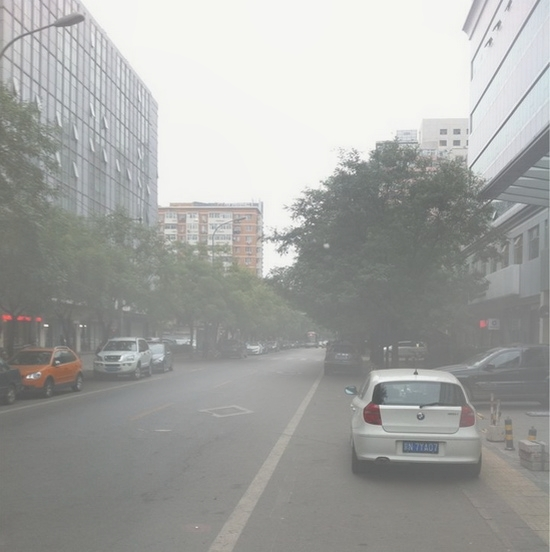
#> input picture datareal/hazy/0052.jpg, 550 x 552 px, given in place of trainin.jpg, which was not available
$ python colorattenuation.py   (older library calls are emulated)
#> lines starting #> are read from the running program, lines starting #| are printed output that depends on the picture; long printed decimals are rounded; pictures that were not available may be replaced by others from this repository, and a replacement may not be noted
import cv2
import argparse
import numpy as np
import time
from skimage.metrics import structural_similarity as ssim
from scipy import signal as sig
from scipy.ndimage import minimum_filter, median_filter
import os

class ColorAttenuationPrior:
    def __init__(self, r_local_color=21, r_guided_color=7, gamma_value=1.0, beta=1.0):
        self.gamma_value = gamma_value
        self.r = r_local_color
        self.r_guided = r_guided_color
        self.beta = beta

    def guide(self, im, p, eps):
        mean_I = cv2.boxFilter(im, cv2.CV_64F, (self.r_guided, self.r_guided))
        mean_p = cv2.boxFilter(p, cv2.CV_64F, (self.r_guided, self.r_guided))
        mean_Ip = cv2.boxFilter(im * p, cv2.CV_64F, (self.r_guided, self.r_guided))
        cov_Ip = mean_Ip - mean_I * mean_p

        mean_II = cv2.boxFilter(im * im, cv2.CV_64F, (self.r_guided, self.r_guided))
        var_I = mean_II - mean_I * mean_I

        a = cov_Ip / (var_I + eps)
        b = mean_p - a * mean_I

        mean_a = cv2.boxFilter(a, cv2.CV_64F, (self.r_guided, self.r_guided))
        mean_b = cv2.boxFilter(b, cv2.CV_64F, (self.r_guided, self.r_guided))

        q = mean_a * im + mean_b
        return q

    def localmin(self, D):
        R = self.r
        # Calculate the local minimum using scipy's minimum_filter
        LM = minimum_filter(D, size=(R, R))
        return LM


    # def hybrid_medfilt(self, image, window_size=5):
    #     # Square mask
    #     square = np.ones((window_size, window_size), dtype=bool)
    #
    #     # Cross mask
    #     cross = np.zeros((window_size, window_size), dtype=bool)
    #     cross[(window_size - 1) // 2, :] = True
    #     cross[:, (window_size - 1) // 2] = True
    #
    #     # Diag mask
    #     diag = np.zeros((window_size, window_size), dtype=bool)
    #     diag[np.arange(window_size), np.arange(window_size)] = True
    #     diag[np.arange(window_size), np.flip(np.arange(window_size))] = True
    #     if image.ndim == 2:
    #         h, w = image.shape
    #         hm = np.zeros((h, w), dtype=image.dtype)
    #         # print(f"H W C: {h}, {w}")
    #
    #         # Filtering
    #         hm1 = median_filter(image[:, :], size=(window_size, window_size), mode='reflect', footprint=square)
    #         hm2 = median_filter(image[:, :], size=(window_size, window_size), mode='reflect', footprint=cross)
    #         hm3 = median_filter(image[:, :], size=(window_size, window_size), mode='reflect', footprint=diag)
    #         temp = np.sort(np.dstack((hm1, hm2, hm3)), axis=-1)
    #         hm[:, :] = temp[:, :, 1]
    #
    #         return hm
    #     else:
    #         h, w, c = image.shape
    #         hm = np.zeros((h, w, c), dtype=image.dtype)
    #         # print(f"H W C: {h}, {w}")
    #
    #         # Filtering
    #         for index in range(c):
    #             hm1 = median_filter(image[:, :, index], size=(window_size, window_size), mode='reflect',
    #                                 footprint=square)
    #             hm2 = median_filter(image[:, :, index], size=(window_size, window_size), mode='reflect',
    #                                 footprint=cross)
    #             hm3 = median_filter(image[:, :, index], size=(window_size, window_size), mode='reflect', footprint=diag)
    #             temp = np.sort(np.dstack((hm1, hm2, hm3)), axis=-1)
    #             hm[:, :, index] = temp[:, :, 1]
    #
    #         return hm


    def postprocessing(self, GD, I, H, S, V):

        #Atmospheric Light Estimation
        flat_indices = np.argsort(GD, axis=None)
        top_indices_flat = flat_indices[int(np.round(0.999 * GD.size)):]
        top_indices = np.unravel_index(top_indices_flat, GD.shape)

        max_v_index = np.unravel_index(np.argmax(V[top_indices], axis=None), V.shape)
        I = I.astype(np.float32) / 255.0
        A = I[max_v_index[0], max_v_index[1], :]
        print(f"A: {A}\n")


        transmission = np.minimum(np.maximum(np.exp(-1 * self.beta * GD), 0.1), 0.9)

        # Convert the normalized image to grayscale
        grayscaleI = cv2.cvtColor(I, cv2.COLOR_RGB2GRAY)

        eps = 0.0001
        transmission2 = self.guide(grayscaleI, transmission, eps)
        print(f"Transmission {transmission}, grayscale I {grayscaleI}")
        transmission3 = np.full_like(I, transmission2[..., np.newaxis])
        # [4 lines of commented-out code are left out]
        J = A + (I - A) / transmission3
        J = (J - np.min(J)) / (np.max(J) - np.min(J))
        J = (J * 255).astype(np.uint8)

        lut = (np.arange(256) / 255.0) ** (1.0 / self.gamma_value)
        J = cv2.LUT(J, lut)

        return J, transmission2

    def dehaze_image(self, input_path, output_path):
#> called with input_path = 'trainin.jpg', output_path = 'trainininreal.jpg'
        start = time.time()
        I = cv2.imread(input_path)
#> I is the input picture: shape (552, 550, 3); mean B, G, R 162.8, 165.4, 164.3
        H, S, V = cv2.split(cv2.cvtColor(I, cv2.COLOR_RGB2HSV))
        V = V / 255.0
        S = S / 255.0

        theta_0, theta_1, theta_2 = 0.121779, 0.959710, -0.780245
        sigma = 0.041337
        epsilon = np.random.normal(0, sigma, H.shape)
        D = theta_0 + theta_1 * V + theta_2 * S + epsilon
        # cv2.imshow('Depth raw', D)
        # cv2.waitKey(0)
        output_image_D = output_path.split('.')[0] + '_depth.jpg'
        cv2.imwrite(output_image_D, D*255)
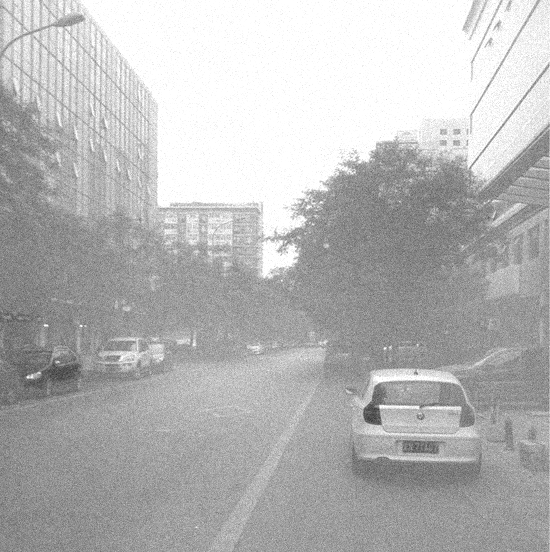
#> saved as trainininreal_depth.jpg: shape (552, 550); min 53, max 255, mean 182.5


        LMD = self.localmin(D)
        # cv2.imshow('Depth after local min', LMD)
        # cv2.waitKey(0)
        output_image_D_local = output_path.split('.')[0] + '_depth_local.jpg'
        cv2.imwrite(output_image_D_local, LMD * 255)


        eps = 0.0001
        GD = self.guide(D, LMD, eps)
#> in guide, `var_I = mean_II - mean_I * mean_I`:
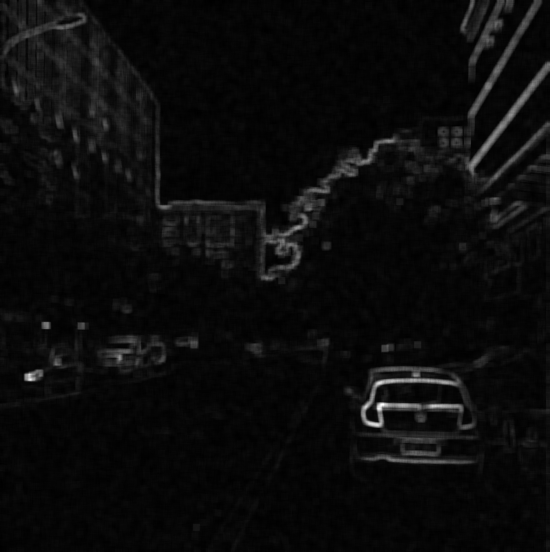
#> var_I: shape (552, 550) float64; min 0.000556, max 0.0528, mean 0.00302; drawn with min black and max white
#> in guide, `mean_b = cv2.boxFilter(b, cv2.CV_64F, (self.r_guided, self.r_guided))`:
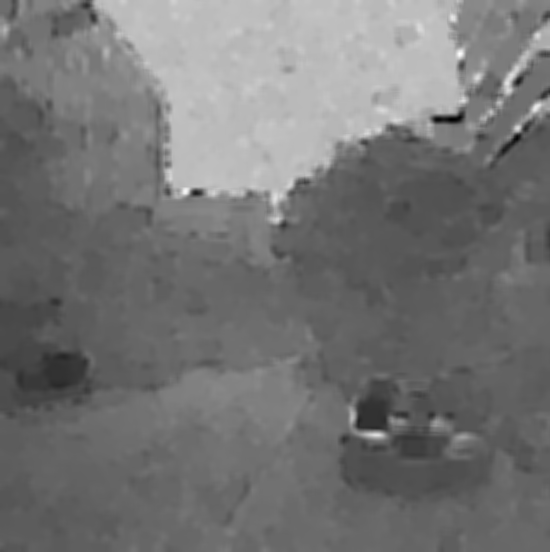
#> mean_b: shape (552, 550) float64; min -0.0469, max 1.26, mean 0.55; drawn with min black and max white
        # cv2.imshow('Depth after guided', GD)
        # cv2.waitKey(0)
        output_image_D_refine = output_path.split('.')[0] + '_depthrefine.jpg'
        cv2.imwrite(output_image_D_refine, (GD * 255))

        # cv2.imshow('Depth', GD)
        # cv2.waitKey(0)
        #GD = self.hybrid_medfilt(D, 5)

        # Remember to fix D -> GD below
        J, t = self.postprocessing(GD, I, H, S, V)
#> in postprocessing, `top_indices_flat = flat_indices[int(np.round(0.999 * GD.size)):]`: top_indices_flat = 304 values, max 76162 at index 21, min 176 at index 3, mean 30297.7
#> in postprocessing, `top_indices = np.unravel_index(top_indices_flat, GD.shape)`: top_indices = 304 positions, rows 0 to 138, columns 176 to 437
#> in postprocessing, `max_v_index = np.unravel_index(np.argmax(V[top_indices], axis=None), V..`: max_v_index = (0, 1)
#> in postprocessing, `A = I[max_v_index[0], max_v_index[1], :]`: A = [0.627, 0.627, 0.651]
#| A: [0.6275  0.6275  0.651]
#> in postprocessing, `transmission = np.minimum(np.maximum(np.exp(-1 * self.beta * GD), 0.1)..`:
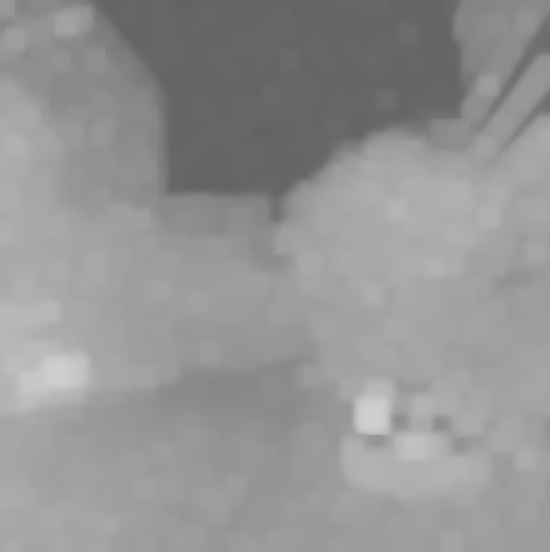
#> transmission: shape (552, 550) float64; min 0.389, max 0.812, mean 0.582
#> call 2 of guide, with eps = 0.0001
#> in guide (call 2), `cov_Ip = mean_Ip - mean_I * mean_p`:
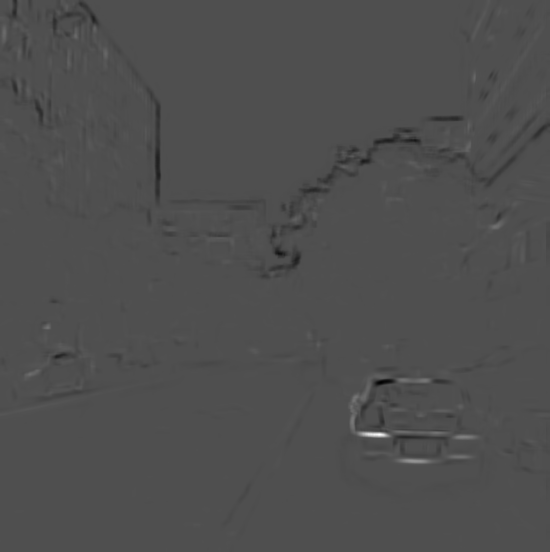
#> cov_Ip: shape (552, 550) float64; min -0.00327, max 0.0072, mean -2.38e-05; drawn with min black and max white
#> in guide (call 2), `mean_b = cv2.boxFilter(b, cv2.CV_64F, (self.r_guided, self.r_guided))`:
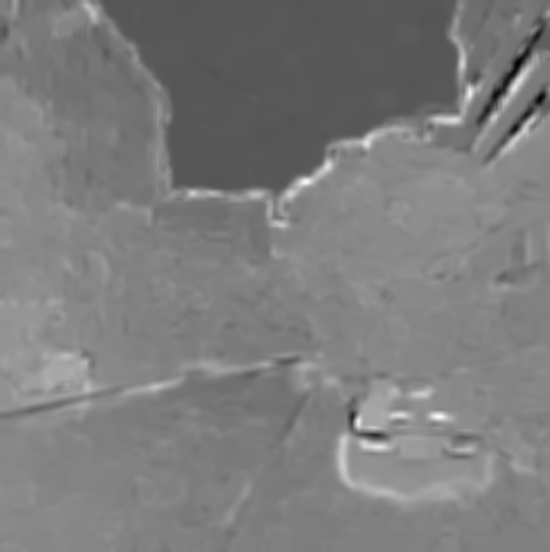
#> mean_b: shape (552, 550) float64; min -0.0579, max 1.28, mean 0.598; drawn with min black and max white
#> (printed output is left out)
#> in postprocessing, `J = A + (I - A) / transmission3`:
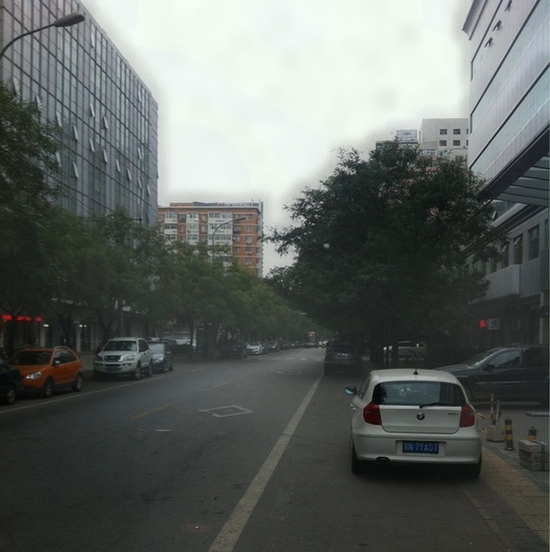
#> J: shape (552, 550, 3) float32; mean of channels 0, 1, 2 0.705, 0.723, 0.697; drawn with min black and max white

        #r, eps = 8, 0.2 * 0.2

        cv2.imwrite(output_path, J * 255)
        output_image_transmission = output_path.split('.')[0] + '_map.jpg'
        image_array = np.array(t*255, dtype=np.uint8)
        cv2.imwrite(output_image_transmission, image_array)
        end = time.time()
        execution_time = end - start
        return (J * 255).astype(np.uint8), (t * 255).astype(np.uint8), execution_time

    # [94 lines left out: functions dehaze_video, dehaze, evaluate_dehazing_algorithm, not called in this run]

# [7 lines of commented-out code are left out]

dehazer = ColorAttenuationPrior()
dehazer.dehaze_image('trainin.jpg', 'trainininreal.jpg')

$ run again, on datareal/hazy/0058.jpg
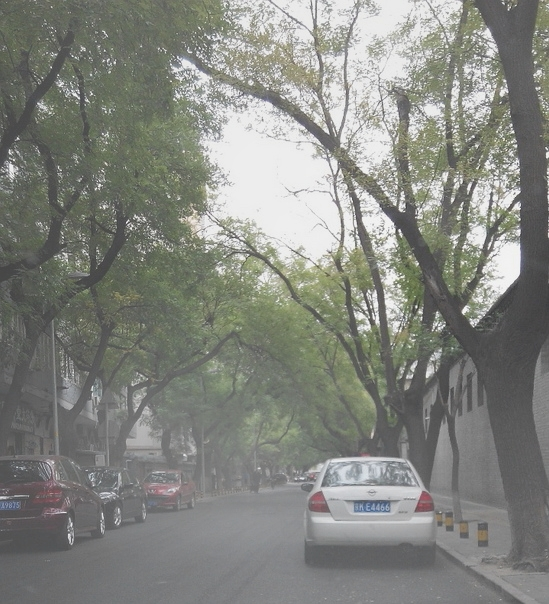
#> input picture datareal/hazy/0058.jpg, 549 x 604 px, given in place of trainin.jpg, which was not available
#> in dehaze_image, I is the input picture: shape (604, 549, 3); mean B, G, R 127.7, 133.5, 131.6
#> in guide, `mean_b = cv2.boxFilter(b, cv2.CV_64F, (self.r_guided, self.r_guided))`:
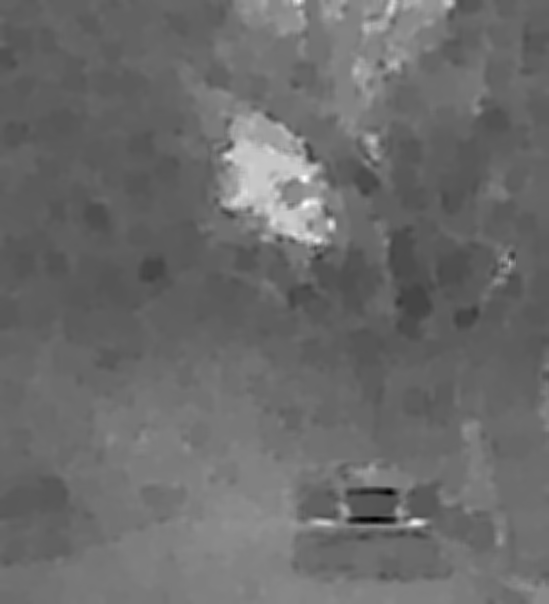
#> mean_b: shape (604, 549) float64; min -0.295, max 1.23, mean 0.351; drawn with min black and max white
#> top_indices_flat = 332 values, max 122172 at index 35, min 90872 at index 13, mean 102977.9
#> top_indices = 332 positions, rows 165 to 222, columns 248 to 295
#> max_v_index = (0, 45)
#> A = [0.373, 0.424, 0.416]
#| A: [0.3725 0.4235 0.4157]
#> (printed output is left out)
#> in postprocessing, `J = A + (I - A) / transmission3`:
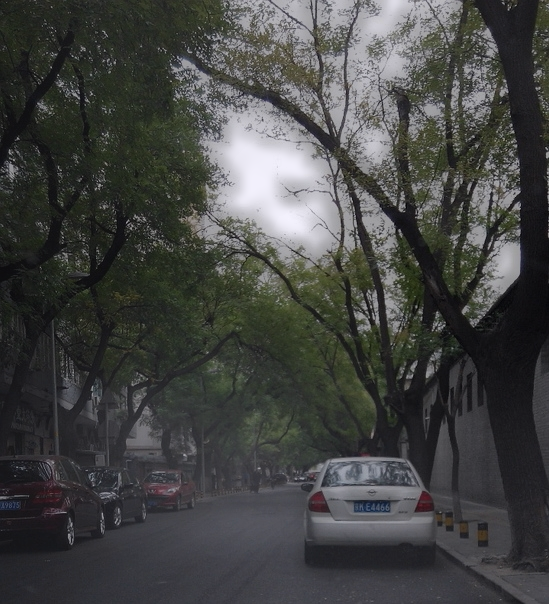
#> J: shape (604, 549, 3) float32; mean of channels 0, 1, 2 0.577, 0.585, 0.578; drawn with min black and max white

$ run again, on datareal/hazy/0059.jpg
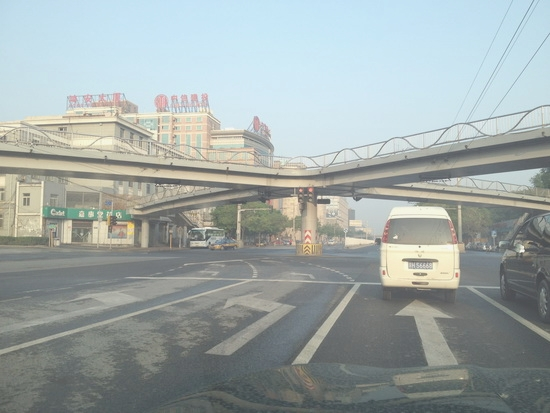
#> input picture datareal/hazy/0059.jpg, 550 x 413 px, given in place of trainin.jpg, which was not available
#> in dehaze_image, I is the input picture: shape (413, 550, 3); mean B, G, R 166.4, 167.8, 159
#> in guide, `mean_b = cv2.boxFilter(b, cv2.CV_64F, (self.r_guided, self.r_guided))`:
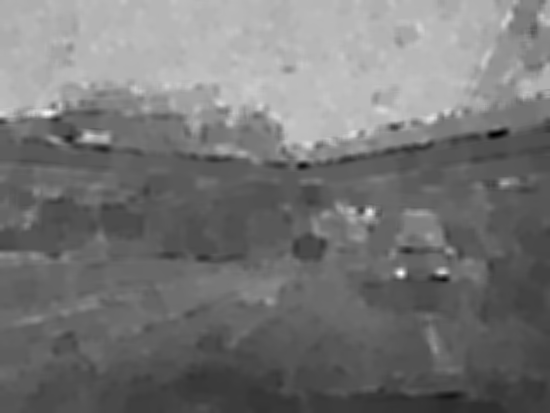
#> mean_b: shape (413, 550) float64; min -0.0411, max 1.11, mean 0.489; drawn with min black and max white
#> top_indices_flat = 227 values, max 69039 at index 26, min 44259 at index 18, mean 50178
#> top_indices = 227 positions, rows 80 to 125, columns 239 to 289
#> max_v_index = (0, 2)
#> A = [0.902, 0.847, 0.733]
#| A: [0.902  0.8471 0.7333]
#> (printed output is left out)
#> in postprocessing, `J = A + (I - A) / transmission3`:
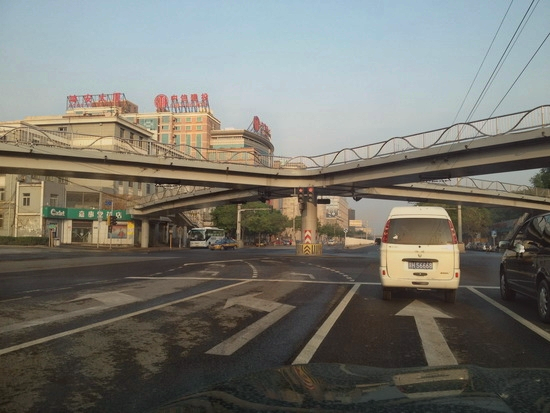
#> J: shape (413, 550, 3) float32; mean of channels 0, 1, 2 0.55, 0.587, 0.593; drawn with min black and max white
